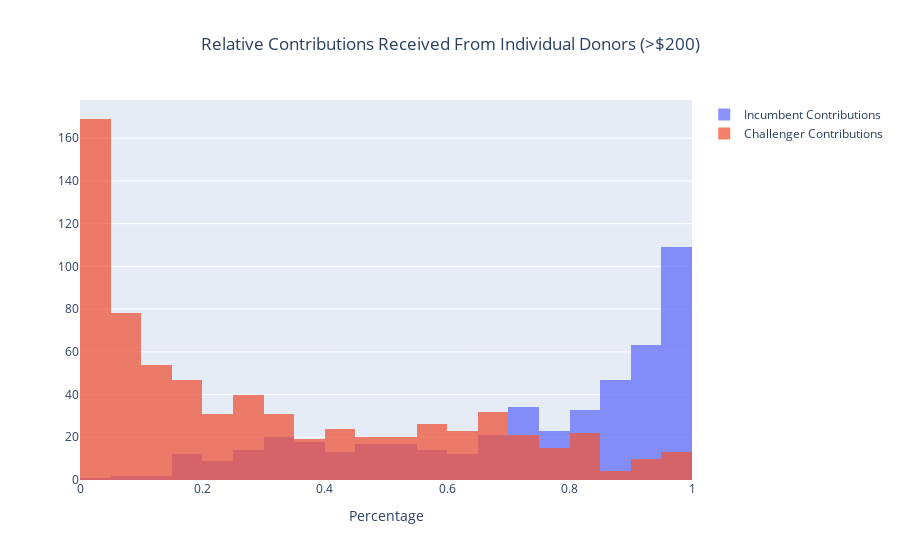

Write notebook code for a chart like this one.
### Code cell
import plotly.graph_objects as go

fig = go.Figure()
fig.add_trace(go.Histogram(x=incumbent_donations, name='Incumbent Contributions', xbins = dict(start='0')))
fig.add_trace(go.Histogram(x=challenger_donations, name = 'Challenger Contributions', xbins = dict(start='0')))


#xbins = dict(start='0',end='500000',size= 50000)

# Overlay both histograms
fig.update_layout(barmode='overlay', 
                  title_text='Relative Contributions Received From Individual Donors (>$200)', 
                  title_x=0.5,
                  xaxis_title ='Percentage')

# Reduce opacity to see both histograms
fig.update_traces(opacity=0.75)
fig.show()

### Figure 1 — Plotly figure (JSON) as saved in the notebook; plotly's stock layout.template omitted (floating-point values rounded to 4 significant figures; data arrays with more than 128 entries replaced by an {"elided": "..."} marker saying what was removed)
{"data": [{"name": "Incumbent Contributions", "opacity": 0.75, "type": "histogram", "x": {"elided": "481 float values"}, "xbins": {"start": "0"}}, {"name": "Challenger Contributions", "opacity": 0.75, "type": "histogram", "x": {"elided": "699 float values"}, "xbins": {"start": "0"}}], "layout": {"autosize": true, "barmode": "overlay", "title": {"text": "Relative Contributions Received From Individual Donors (>$200)", "x": 0.5}, "xaxis": {"autorange": true, "range": [3.469e-17, 1.0], "title": {"text": "Percentage"}, "type": "linear"}, "yaxis": {"autorange": true, "range": [0, 177.9]}}}
